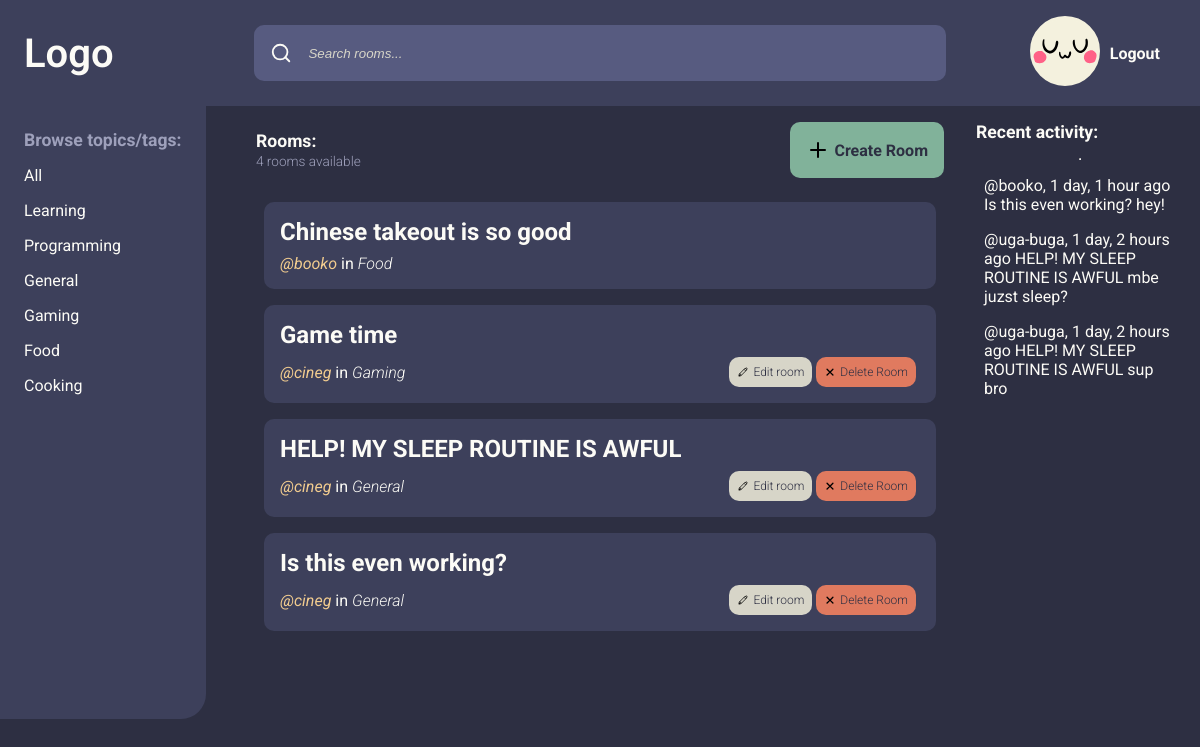
The app's page / (signed in), older data.
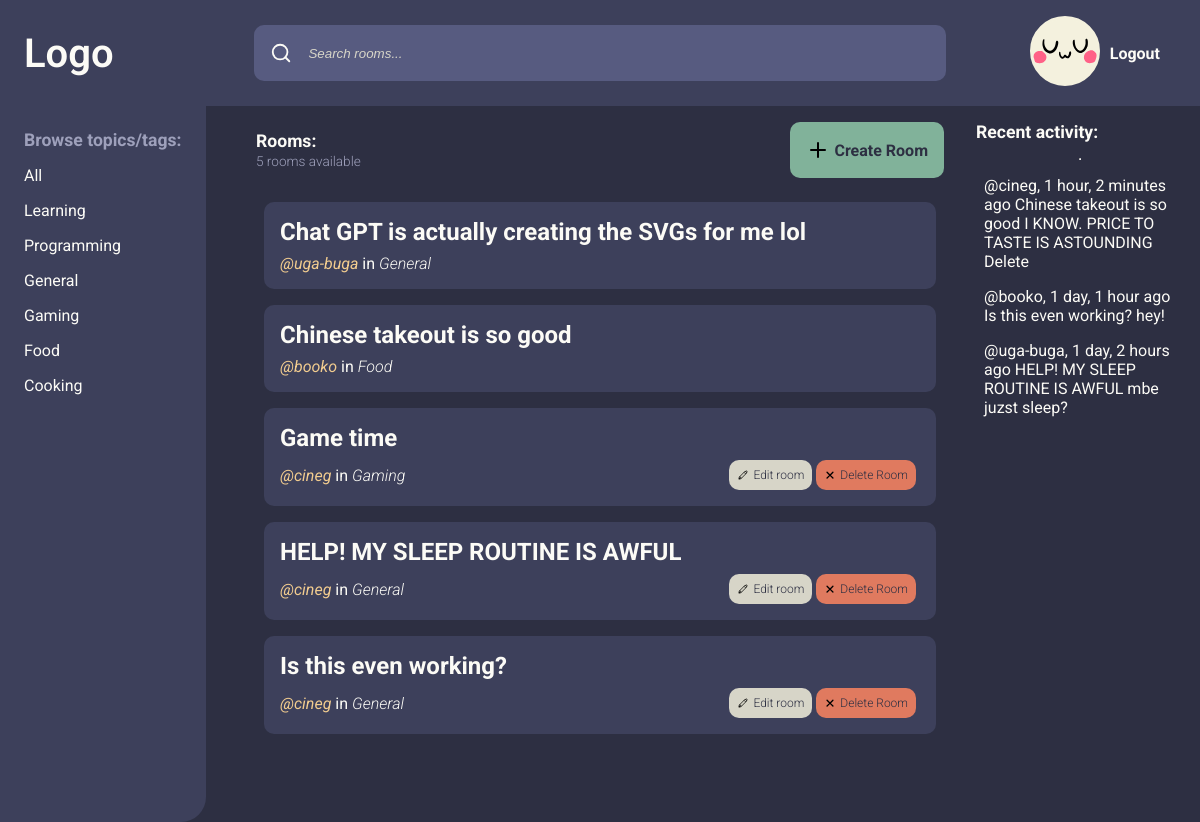
The same page, newer data.
### base/models.py (models this page shows, shortened)
class Topic(models.Model):
    name = models.CharField(max_length=200)

class Room(models.Model):
    host = models.ForeignKey(User, on_delete=models.SET_NULL, null=True)
    topic = models.ForeignKey(Topic, on_delete=models.SET_NULL, null=True)
    name = models.CharField(max_length=200)
    description = models.TextField(null=True, blank=True)
    participants = models.ManyToManyField(User, related_name="participants", blank=True)
    updated = models.DateTimeField(auto_now=True)
    created = models.DateTimeField(auto_now_add=True)
    class Meta:
        ordering: list[str] = ["-updated", "-created"]

class Message(models.Model):
    user = models.ForeignKey(User, on_delete=models.CASCADE)
    room = models.ForeignKey(Room, on_delete=models.CASCADE)
    body = models.TextField()
    updated = models.DateTimeField(auto_now=True)
    created = models.DateTimeField(auto_now_add=True)
    class Meta:
        ordering: list[str] = ["-updated", "-created"]
    def __str__(self) -> str:
        return self.body[0:50]

### base/views.py (the view)
# urls.py: path("", views.home, name="home"),
def home(request: HttpRequest) -> HttpResponse:
    q: str | None = request.GET.get("q")
    if q == None:
        q = ""
    rooms = Room.objects.filter(
        Q(topic__name__icontains=q) | Q(name__icontains=q) | Q(description__icontains=q)
    )
    topics = Topic.objects.all()
    rooms_count: int = rooms.count()
    room_messages = Message.objects.filter(Q(room__topic__name__icontains=q))[0:3]
    context: dict = {
        "rooms": rooms,
        "topics": topics,
        "rooms_count": rooms_count,
        "room_messages": room_messages,
    }
    return render(request, "base/home.html", context)

### base/templates/base/home.html
{% extends "main.html" %}
{% block content %}
    <main class="home">
        {% include "base/topics_component.html" %}
        <section class="chatrooms">
            <div class="room-header">
                <div class="room-count">
                    <h3>Rooms:</h3>
                    <p>{{ rooms_count }} rooms available</p>
                </div>
                <a href="{% url 'create-room' %}" class="btn">
                    <svg xmlns="http://www.w3.org/2000/svg"
                         width="24"
                         height="24"
                         viewBox="0 0 24 24"
                         fill="none"
                         stroke="#000000"
                         stroke-width="2"
                         stroke-linecap="round"
                         stroke-linejoin="round">
                        <line x1="12" y1="5" x2="12" y2="19" />
                        <line x1="5" y1="12" x2="19" y2="12" />
                    </svg>
                    <span>Create Room</span>
                </a>
            </div>
            {% include "base/feed_component.html" %}
        </section>
        <section class="feed">
            {% include "base/activity_component.html" %}
        </section>
    </main>
{% endblock content %}

### base/templates/base/topics_component.html
<nav class="topics">
    <h3>Browse topics/tags:</h3>
    <div class="topic">
        <a href={% url "home" %}>All</a>
    </div>
    {% for topic in topics %}
        <div class="topic">
            <a href={% url "home" %}?q={{ topic.name }}> {{ topic.name }} </a>
        </div>
    {% endfor %}
</nav>

### base/templates/base/feed_component.html (shortened to what this page needs)
<article>
    {% for room in rooms %}
        <div class="room">
            <a href="{% url 'room' room.id %}" class="room-name">{{ room.name }}</a>
            <div class="room-details">
                <div>
                <a href="{% url "user-profile" room.host.username %}"
                   class="user-handle">@{{ room.host.username }}</a>
                <p>
                    in <span class="room-topic">{{ room.topic.name }}</span>
                </p>
            </div>
                {% if request.user == room.host %}
                    <div class="room-controls">
                        <a href="{% url 'update-room' room.id %}" class="btn btn-edit">
                            <span>Edit room</span></a>
                        <a href="{% url 'delete-room' room.id %}" class="btn btn-delete">
                            <span>Delete Room</span></a>
                    </div>
                {% endif %}
            </div>
        </div>
    {% endfor %}
</article>

### base/templates/base/activity_component.html
<h3>Recent activity:</h3>
<hr />
{% for message in room_messages %}
    <article>
        <span><a href="{% url "user-profile" message.user %}">@{{ message.user }}</a>, {{ message.updated|timesince }} ago</span>
        <p>{{ message.room.name }}</p>
        <p>{{ message }}</p>
        {% if message.user == request.user %}
            <a href="{% url 'delete-message' message.id %}">Delete</a>
        {% endif %}
    </article>
{% endfor %}

Row changes from the older to the newer data that the page shows:
no longer on this page (row unchanged): Message: user "uga-buga", updated "1 day, 2 hours", room.name "HELP! MY SLEEP ROUTINE IS AWFUL", body "sup bro"
added Room: name "Chat GPT is actually creating the SVGs for me lol", host.username "uga-buga", topic.name "General"
added Message: user "cineg", updated "1 hour, 2 minutes", room.name "Chinese takeout is so good", body "I KNOW. PRICE TO TASTE IS ASTOUNDING", shows "Delete"
Text that changed along with them:
{{ rooms_count }}: "4" → "5"
